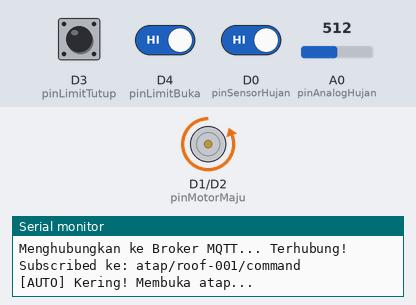
The sketch below on a simulated ESP8266 (NodeMCU). On the bench: motor-driver pin pairs drawn as motors (green arrow = first pin HIGH = forward, orange = second pin HIGH = backward, longer = more drive), the last lines printed to the serial monitor. The test bench sets the inputs (shaded band); at power-on: D4 (pinLimitBuka) HIGH, D0 (pinSensorHujan) HIGH, D3 (pinLimitTutup) HIGH, A0 (pinAnalogHujan) = 512. WiFi joins after 1.5 s; servers stay silent unless stated; random numbers use the default seed unless the sketch sets one; no MQTT or app messages arrive unless stated.

Above: at 2.7 s.
2.8 s: D4 (pinLimitBuka) driven LOW
At 3.2 s:
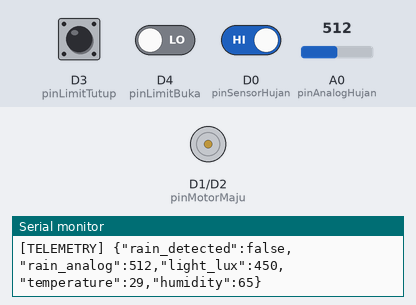
4.5 s: D0 (pinSensorHujan) driven LOW
At 5.7 s:
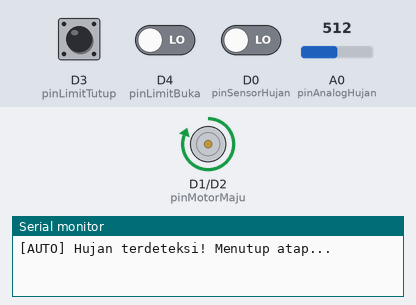
6.0 s: D3 (pinLimitTutup) pulled LOW for 0.15 s
At 7.5 s:
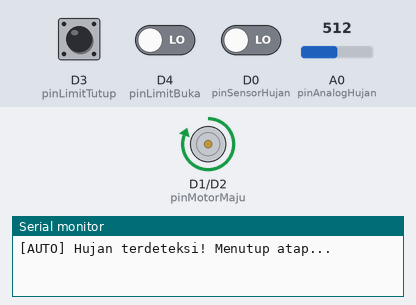
Timing chart, 0 to 9.0 s (numbered marks = the images above; inputs shaded):
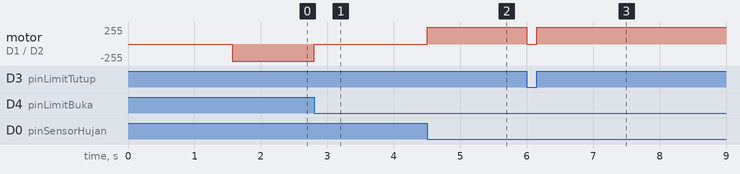

Measured:
- after the input at 2.8 s, motor on D1 (pinMotorMaju) / D2 (pinMotorMundur): backward 255/255 → stopped at once
- after the input at 4.5 s, motor on D1 (pinMotorMaju) / D2 (pinMotorMundur): stopped → forward 255/255 at once
- after the input at 6.0 s, motor on D1 (pinMotorMaju) / D2 (pinMotorMundur): forward 255/255 → stopped at once, → forward 255/255 0.15 s later

The sketch:

esp8266_skyshelter.ino
```cpp
/**
 * SkyShelter V2.0 - Firmware ESP8266 Terintegrasi dengan Hardware Riil
 *
 * Hardware Pin Mapping:
 * - D0: Sensor Hujan Digital (LOW = Hujan, HIGH = Kering)
 * - D1: Motor Driver Pin Maju / A-IA / B-IA (Arah Menutup Atap)
 * - D2: Motor Driver Pin Mundur / A-IB / B-IB (Arah Membuka Atap)
 * - D3: Limit Switch Tutup (INPUT_PULLUP: LOW = Tertutup Penuh)
 * - D4: Limit Switch Buka (INPUT_PULLUP: LOW = Terbuka Penuh)
 * - A0: Sensor Hujan Analog
 */

#include <ESP8266WiFi.h>
#include <PubSubClient.h>
#include <ArduinoJson.h>

// ================= KONFIGURASI WIFI & MQTT =================
const char* WIFI_SSID     = "Raja suki";
const char* WIFI_PASS     = "anjlo123";

const char* MQTT_BROKER   = "broker.emqx.io";
const int   MQTT_PORT     = 1883;
const char* MQTT_USER     = "";
const char* MQTT_PASS     = "";
const char* DEVICE_ID     = "roof-001";

// ================= DEFINISI PIN HARDWARE ===================
const int pinSensorHujan = D0;  // Sensor hujan (Active LOW)
const int pinMotorMaju   = D1;  // Arah Menutup
const int pinMotorMundur = D2;  // Arah Membuka
const int pinLimitTutup  = D3;  // Tertekan saat atap tertutup penuh (INPUT_PULLUP)
const int pinLimitBuka   = D4;  // Tertekan saat atap terbuka penuh (INPUT_PULLUP)
const int pinAnalogHujan = A0;  // Analog input hujan

// ================= OBJEK & VARIABEL GLOBAL =================
WiFiClient espClient;
PubSubClient mqttClient(espClient);

String currentRoofStatus = "closed";  // "open" atau "closed"
String currentMode       = "auto";    // "auto" atau "manual"
String targetRoofAction  = "idle";    // "idle", "opening", "closing"
String pendingCommandId  = "";

unsigned long lastTelemetryTime = 0;
unsigned long lastHeartbeatTime = 0;
const unsigned long TELEMETRY_INTERVAL = 3000;   // Kirim telemetri setiap 3 detik
const unsigned long HEARTBEAT_INTERVAL = 10000;  // Kirim heartbeat setiap 10 detik

// ================= MOTOR CONTROL ===========================
void stopMotor() {
  digitalWrite(pinMotorMaju, LOW);
  digitalWrite(pinMotorMundur, LOW);
}

void sendCommandAck(String status, String detail) {
  if (pendingCommandId != "") {
    StaticJsonDocument<256> ack;
    ack["command_id"]  = pendingCommandId;
    ack["status"]      = status;
    ack["roof_status"] = currentRoofStatus;
    ack["detail"]      = detail;

    char ackBuffer[256];
    serializeJson(ack, ackBuffer);
    String ackTopic = String("atap/") + DEVICE_ID + "/command_ack";
    mqttClient.publish(ackTopic.c_str(), ackBuffer);
    Serial.print("[ACK] Dikirim: ");
    Serial.println(ackBuffer);

    pendingCommandId = "";
  }
}

void processMotor() {
  int limitTutup = digitalRead(pinLimitTutup);
  int limitBuka  = digitalRead(pinLimitBuka);

  if (targetRoofAction == "closing") {
    // Jika limit tutup belum tertekan (HIGH), motor terus jalan menutup
    if (limitTutup == HIGH) {
      digitalWrite(pinMotorMaju, HIGH);
      digitalWrite(pinMotorMundur, LOW);
    } else {
      // Limit tutup tertekan (LOW) -> berhenti
      stopMotor();
      targetRoofAction = "idle";
      currentRoofStatus = "closed";
      Serial.println("[MOTOR] Atap telah TERTUTUP PENUH.");
      sendCommandAck("succeeded", "Atap telah tertutup rapat.");
    }
  } else if (targetRoofAction == "opening") {
    // Jika limit buka belum tertekan (HIGH), motor terus jalan membuka
    if (limitBuka == HIGH) {
      digitalWrite(pinMotorMaju, LOW);
      digitalWrite(pinMotorMundur, HIGH);
    } else {
      // Limit buka tertekan (LOW) -> berhenti
      stopMotor();
      targetRoofAction = "idle";
      currentRoofStatus = "open";
      Serial.println("[MOTOR] Atap telah TERBUKA PENUH.");
      sendCommandAck("succeeded", "Atap telah terbuka penuh.");
    }
  } else {
    stopMotor();
  }
}

// ================= MQTT CALLBACK ===========================
void mqttCallback(char* topic, byte* payload, unsigned int length) {
  String message = "";
  for (unsigned int i = 0; i < length; i++) {
    message += (char)payload[i];
  }
  Serial.print("[MQTT] Diterima [");
  Serial.print(topic);
  Serial.print("]: ");
  Serial.println(message);

  String commandTopic = String("atap/") + DEVICE_ID + "/command";
  String modeTopic    = String("atap/") + DEVICE_ID + "/mode";

  // Tangani Perintah Kendali Buka/Tutup
  if (String(topic) == commandTopic) {
    StaticJsonDocument<256> doc;
    DeserializationError error = deserializeJson(doc, message);
    if (!error) {
      const char* cmd   = doc["command"];
      const char* cmdId = doc["command_id"];
      pendingCommandId = cmdId ? String(cmdId) : "";

      int statusHujan = digitalRead(pinSensorHujan);

      if (String(cmd) == "open") {
        // Safety Lock: Jika sensor mendeteksi hujan (LOW), tolak membuka atap!
        if (statusHujan == LOW) {
          Serial.println("[SAFETY] Ditolak buka karena sensor mendeteksi hujan!");
          sendCommandAck("failed", "Kunci keselamatan aktif: sensor mendeteksi hujan.");
          return;
        }

        if (digitalRead(pinLimitBuka) == LOW) {
          Serial.println("[MOTOR] Atap sudah dalam posisi terbuka penuh.");
          currentRoofStatus = "open";
          sendCommandAck("succeeded", "Atap sudah dalam posisi terbuka.");
          return;
        }

        Serial.println("[COMMAND] Membuka atap...");
        targetRoofAction = "opening";
      } else if (String(cmd) == "close") {
        if (digitalRead(pinLimitTutup) == LOW) {
          Serial.println("[MOTOR] Atap sudah dalam posisi tertutup penuh.");
          currentRoofStatus = "closed";
          sendCommandAck("succeeded", "Atap sudah dalam posisi tertutup.");
          return;
        }

        Serial.println("[COMMAND] Menutup atap...");
        targetRoofAction = "closing";
      }
    }
  }

  // Tangani Pergantian Mode (auto / manual)
  if (String(topic) == modeTopic) {
    StaticJsonDocument<128> doc;
    if (!deserializeJson(doc, message)) {
      const char* mode = doc["mode"];
      if (mode != NULL) {
        currentMode = String(mode);
        Serial.print("[MODE] Berubah ke: ");
        Serial.println(currentMode);
      }
    }
  }
}

// ================= KONEKSI JARINGAN ========================
void setupWiFi() {
  delay(10);
  Serial.println();
  Serial.print("Menghubungkan ke WiFi ");
  Serial.println(WIFI_SSID);

  WiFi.mode(WIFI_STA);
  WiFi.begin(WIFI_SSID, WIFI_PASS);

  while (WiFi.status() != WL_CONNECTED) {
    delay(500);
    Serial.print(".");
  }

  Serial.println("");
  Serial.println("WiFi terhubung!");
  Serial.print("IP Address ESP8266: ");
  Serial.println(WiFi.localIP());
}

void reconnectMQTT() {
  while (!mqttClient.connected()) {
    Serial.print("Menghubungkan ke Broker MQTT...");
    String clientId = "ESP8266-" + String(DEVICE_ID) + "-" + String(random(0xffff), HEX);

    bool connected = false;
    if (strlen(MQTT_USER) > 0) {
      connected = mqttClient.connect(clientId.c_str(), MQTT_USER, MQTT_PASS);
    } else {
      connected = mqttClient.connect(clientId.c_str());
    }

    if (connected) {
      Serial.println(" Terhubung!");

      String commandTopic = String("atap/") + DEVICE_ID + "/command";
      String modeTopic    = String("atap/") + DEVICE_ID + "/mode";
      mqttClient.subscribe(commandTopic.c_str());
      mqttClient.subscribe(modeTopic.c_str());

      Serial.print("Subscribed ke: ");
      Serial.println(commandTopic);
    } else {
      Serial.print(" Gagal, rc=");
      Serial.print(mqttClient.state());
      Serial.println(". Coba lagi dalam 5 detik...");
      delay(5000);
    }
  }
}

// ================= TELEMETRI & HEARTBEAT ===================
void sendTelemetry() {
  int statusHujan = digitalRead(pinSensorHujan);
  bool rainDetected = (statusHujan == LOW);

  int analogVal = analogRead(pinAnalogHujan);

  StaticJsonDocument<256> doc;
  doc["rain_detected"] = rainDetected;
  doc["rain_analog"]   = analogVal;
  doc["light_lux"]     = 450.0;
  doc["temperature"]   = 29.0;
  doc["humidity"]      = 65.0;

  char buffer[256];
  serializeJson(doc, buffer);

  String topic = String("atap/") + DEVICE_ID + "/sensors";
  mqttClient.publish(topic.c_str(), buffer);
  Serial.print("[TELEMETRY] ");
  Serial.println(buffer);
}

void sendHeartbeat() {
  if (digitalRead(pinLimitTutup) == LOW) {
    currentRoofStatus = "closed";
  } else if (digitalRead(pinLimitBuka) == LOW) {
    currentRoofStatus = "open";
  }

  StaticJsonDocument<128> doc;
  doc["roof_status"] = currentRoofStatus;
  doc["mode"]        = currentMode;
  doc["rssi"]        = WiFi.RSSI();

  char buffer[128];
  serializeJson(doc, buffer);

  String topic = String("atap/") + DEVICE_ID + "/status";
  mqttClient.publish(topic.c_str(), buffer);
  Serial.print("[HEARTBEAT] ");
  Serial.println(buffer);
}

// ================= SETUP & LOOP =============================
void setup() {
  Serial.begin(115200);

  pinMode(pinSensorHujan, INPUT);
  pinMode(pinMotorMaju, OUTPUT);
  pinMode(pinMotorMundur, OUTPUT);

  pinMode(pinLimitTutup, INPUT_PULLUP);
  pinMode(pinLimitBuka, INPUT_PULLUP);

  stopMotor();

  if (digitalRead(pinLimitTutup) == LOW) {
    currentRoofStatus = "closed";
  } else if (digitalRead(pinLimitBuka) == LOW) {
    currentRoofStatus = "open";
  }

  setupWiFi();
  mqttClient.setServer(MQTT_BROKER, MQTT_PORT);
  mqttClient.setCallback(mqttCallback);
}

void loop() {
  if (!mqttClient.connected()) {
    reconnectMQTT();
  }
  mqttClient.loop();

  // 1. Jalankan proses motor dan limit switch
  processMotor();

  // 2. Logika Auto jika mode otomatis aktif
  if (currentMode == "auto" && targetRoofAction == "idle") {
    int statusHujan = digitalRead(pinSensorHujan);
    if (statusHujan == LOW) {
      // Hujan terdeteksi: jika limit tutup belum tertekan (HIGH), tutup atap
      if (digitalRead(pinLimitTutup) == HIGH) {
        Serial.println("[AUTO] Hujan terdeteksi! Menutup atap...");
        targetRoofAction = "closing";
      }
    } else {
      // Cuaca kering: jika limit buka belum tertekan (HIGH), buka atap
      if (digitalRead(pinLimitBuka) == HIGH) {
        Serial.println("[AUTO] Kering! Membuka atap...");
        targetRoofAction = "opening";
      }
    }
  }

  // 3. Pengiriman berkala Telemetri & Heartbeat
  unsigned long currentMillis = millis();
  if (currentMillis - lastTelemetryTime >= TELEMETRY_INTERVAL) {
    lastTelemetryTime = currentMillis;
    sendTelemetry();
  }

  if (currentMillis - lastHeartbeatTime >= HEARTBEAT_INTERVAL) {
    lastHeartbeatTime = currentMillis;
    sendHeartbeat();
  }
}
```
